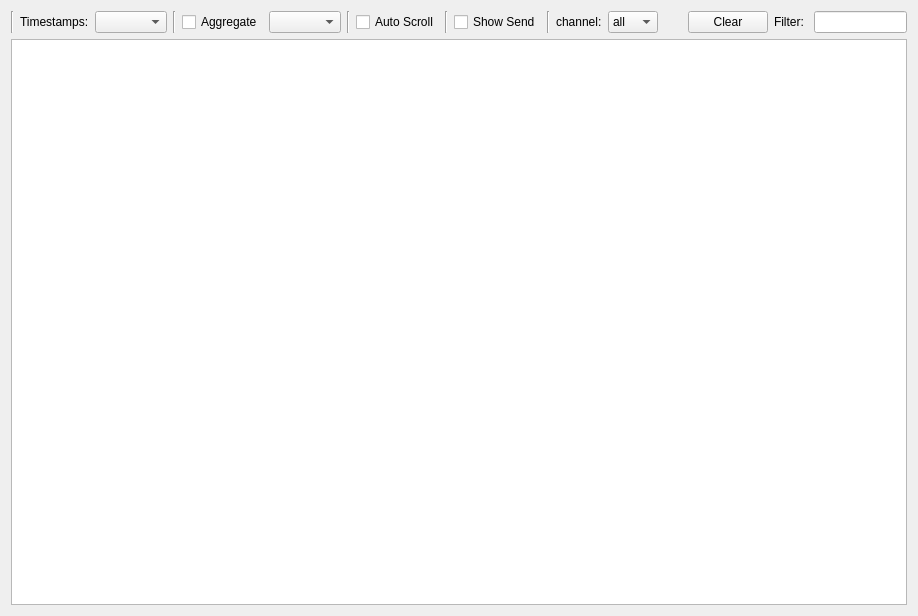
<?xml version="1.0" encoding="UTF-8"?>
<ui version="4.0">
 <class>TraceWindow</class>
 <widget class="QWidget" name="TraceWindow">
  <property name="geometry">
   <rect>
    <x>0</x>
    <y>0</y>
    <width>918</width>
    <height>616</height>
   </rect>
  </property>
  <property name="windowTitle">
   <string>Trace View</string>
  </property>
  <layout class="QVBoxLayout" name="verticalLayout">
   <item>
    <widget class="QWidget" name="widget" native="true">
     <layout class="QHBoxLayout" name="horizontalLayout">
      <property name="leftMargin">
       <number>0</number>
      </property>
      <property name="topMargin">
       <number>0</number>
      </property>
      <property name="rightMargin">
       <number>0</number>
      </property>
      <property name="bottomMargin">
       <number>0</number>
      </property>
      <item>
       <widget class="Line" name="line_2">
        <property name="orientation">
         <enum>Qt::Vertical</enum>
        </property>
       </widget>
      </item>
      <item>
       <widget class="QLabel" name="label">
        <property name="text">
         <string>Timestamps:</string>
        </property>
       </widget>
      </item>
      <item>
       <widget class="QComboBox" name="cbTimestampMode"/>
      </item>
      <item>
       <widget class="Line" name="line">
        <property name="orientation">
         <enum>Qt::Vertical</enum>
        </property>
       </widget>
      </item>
      <item>
       <widget class="QCheckBox" name="cbAggregated">
        <property name="text">
         <string>Aggregate</string>
        </property>
        <property name="checked">
         <bool>false</bool>
        </property>
       </widget>
      </item>
      <item>
       <widget class="QComboBox" name="cbAggregateMode"/>
      </item>
      <item>
       <widget class="Line" name="line_4">
        <property name="orientation">
         <enum>Qt::Vertical</enum>
        </property>
       </widget>
      </item>
      <item>
       <widget class="QCheckBox" name="cbAutoScroll">
        <property name="text">
         <string>Auto Scroll</string>
        </property>
       </widget>
      </item>
      <item>
       <widget class="Line" name="line_5">
        <property name="orientation">
         <enum>Qt::Vertical</enum>
        </property>
       </widget>
      </item>
      <item>
       <widget class="QCheckBox" name="cbShowSend">
        <property name="text">
         <string>Show Send</string>
        </property>
       </widget>
      </item>
      <item>
       <widget class="Line" name="line_3">
        <property name="orientation">
         <enum>Qt::Vertical</enum>
        </property>
       </widget>
      </item>
      <item>
       <widget class="QLabel" name="label_3">
        <property name="text">
         <string>channel:</string>
        </property>
       </widget>
      </item>
      <item>
       <widget class="QComboBox" name="cbDispChannel">
        <item>
         <property name="text">
          <string>all</string>
         </property>
        </item>
        <item>
         <property name="text">
          <string>ch0</string>
         </property>
        </item>
        <item>
         <property name="text">
          <string>ch1</string>
         </property>
        </item>
        <item>
         <property name="text">
          <string>ch2</string>
         </property>
        </item>
        <item>
         <property name="text">
          <string>ch3</string>
         </property>
        </item>
       </widget>
      </item>
      <item>
       <spacer name="horizontalSpacer">
        <property name="orientation">
         <enum>Qt::Horizontal</enum>
        </property>
        <property name="sizeHint" stdset="0">
         <size>
          <width>40</width>
          <height>20</height>
         </size>
        </property>
       </spacer>
      </item>
      <item>
       <widget class="QPushButton" name="btTraceClear">
        <property name="text">
         <string>Clear</string>
        </property>
       </widget>
      </item>
      <item>
       <widget class="QLabel" name="label_2">
        <property name="text">
         <string>Filter: </string>
        </property>
       </widget>
      </item>
      <item>
       <widget class="QLineEdit" name="filterLineEdit"/>
      </item>
     </layout>
    </widget>
   </item>
   <item>
    <widget class="QTreeView" name="tree">
     <property name="verticalScrollMode">
      <enum>QAbstractItemView::ScrollPerPixel</enum>
     </property>
    </widget>
   </item>
  </layout>
 </widget>
 <resources/>
 <connections/>
</ui>
